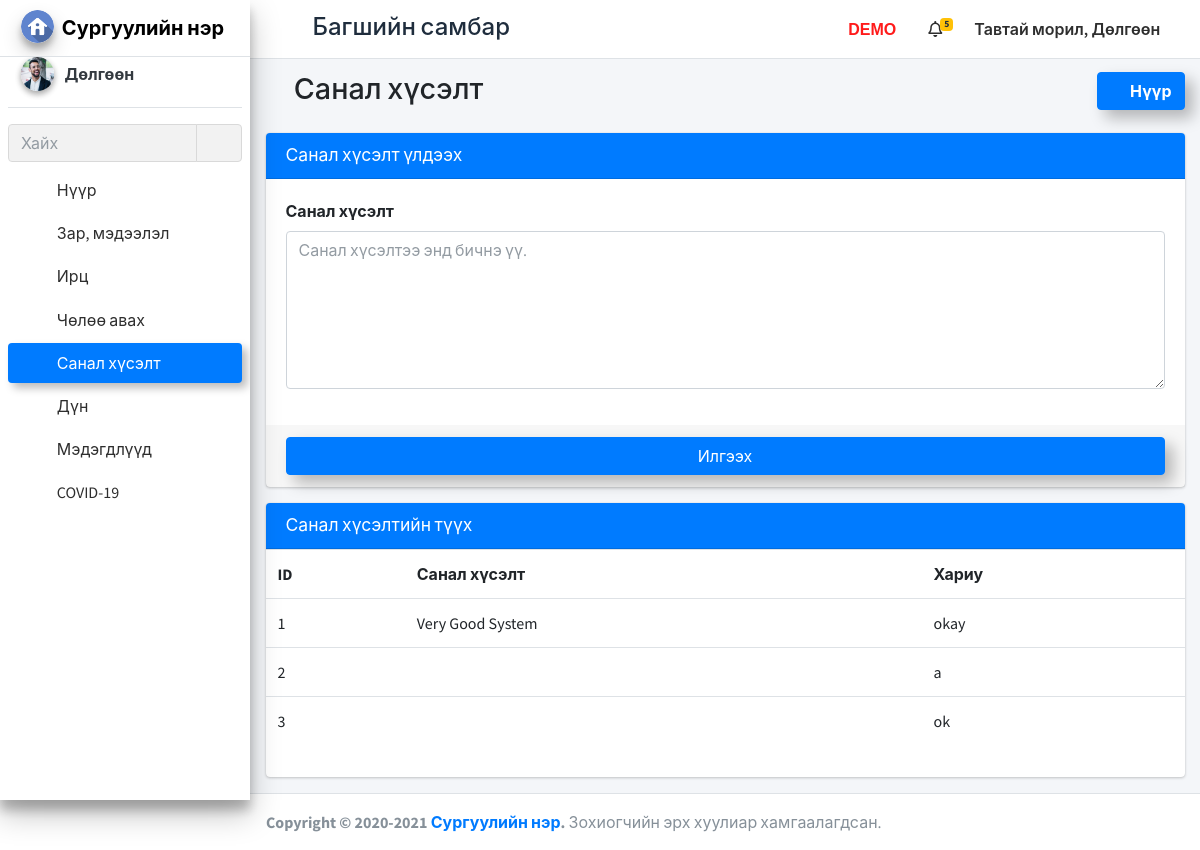
Page /staff_feedback (signed in) on the committed database.
### school_management_app/models.py (models this page shows)
class CustomUser(AbstractUser):
    user_type_data=((1,"HOD"),(2,"Staff"),(3,"Student"),(4,"Parent"))
    user_type=models.CharField(default=1,choices=user_type_data,max_length=10)

class Staffs(models.Model):
    id=models.AutoField(primary_key=True)
    admin=models.OneToOneField(CustomUser,on_delete=models.CASCADE)
    address=models.TextField()
    created_at=models.DateTimeField(auto_now_add=True)
    updated_at=models.DateTimeField(auto_now_add=True)
    profile_pic=models.FileField(default="")
    fcm_token=models.TextField(default="")
    objects=models.Manager()

class FeedBackStaffs(models.Model):
    id = models.AutoField(primary_key=True)
    staff_id = models.ForeignKey(Staffs, on_delete=models.CASCADE)
    feedback = models.TextField()
    feedback_reply=models.TextField()
    created_at = models.DateTimeField(auto_now_add=True)
    updated_at = models.DateTimeField(auto_now_add=True)
    objects = models.Manager()

### school_management_app/StaffViews.py (the view)
# urls.py: path('staff_feedback', StaffViews.staff_feedback, name="staff_feedback"),
def staff_feedback(request):
    staff_id=Staffs.objects.get(admin=request.user.id)
    feedback_data=FeedBackStaffs.objects.filter(staff_id=staff_id)
    user=CustomUser.objects.get(id=request.user.id)
    staff_pro=Staffs.objects.get(admin=user)
    staff=Staffs.objects.get(admin=request.user.id)
    notifications=NotificationStaffs.objects.filter(staff_id=staff.id)
    return render(request,"staff_template/staff_feedback.html",{"notifications":notifications,"feedback_data":feedback_data,"staff_pro":staff_pro})

### school_management_app/templates/staff_template/staff_feedback.html (shortened to what this page needs)
{% extends 'staff_template/base_template.html' %}
{% block page_title %}
<i class="nav-icon fas fa-comments"></i> Санал хүсэлт
{% endblock page_title %}
{% block main_content %}
<section class="content">
  <div class="container-fluid">
    <div class="row">
      <div class="col-md-12">
        <div class="card card-primary">
          <div class="card-header">
            <h3 class="card-title">Санал хүсэлт үлдээх</h3>
          </div>
          <form action="{% url 'staff_feedback_save' %}" method="post">
            <div class="card-body">
              <div class="form-group">
                <label>Санал хүсэлт</label>
                <textarea required class="form-control" rows="6" name="feedback_msg" placeholder="Санал хүсэлтээ энд бичнэ үү."></textarea>
              </div>
            </div>
            <div class="card-footer">
              <button type="submit" class="btn btn-primary btn-block shadow-custom" id="fetch_student">Илгээх</button>
            </div>
          </form>
        </div>
        <div class="card card-primary">
          <div class="card-header">
            <h3 class="card-title">Санал хүсэлтийн түүх</h3>
          </div>
          <div class="table">
            <table class="table">
              <tr>
                <th>ID</th>
                <th>Санал хүсэлт</th>
                <th>Хариу</th>
              </tr>
              {% for row in feedback_data %}
              <tr>
                <td>{{ row.id }}</td>
                <td>{{ row.feedback }}</td>
                <td>{{ row.feedback_reply }}</td>
              </tr>
              {% endfor %}
            </table>
          </div>
        </div>
      </div>
    </div>
  </div>
</section>
{% endblock main_content %}

### school_management_app/templates/staff_template/base_template.html (shortened to what this page needs)
{% load static %}
{% load humanize %}
<!DOCTYPE html>
<html>
<head>
  <link rel="stylesheet" href="{% static "plugins/fontawesome-free/css/all.min.css" %}">
  <link rel="stylesheet" href="https://code.ionicframework.com/ionicons/2.0.1/css/ionicons.min.css">
  <link rel="stylesheet" href="{% static "plugins/tempusdominus-bootstrap-4/css/tempusdominus-bootstrap-4.min.css" %}">
  <link rel="stylesheet" href="{% static "plugins/icheck-bootstrap/icheck-bootstrap.min.css" %}">
  <link rel="stylesheet" href="{% static "plugins/jqvmap/jqvmap.min.css" %}">
  <link rel="stylesheet" href="{% static "dist/css/adminlte.min.css" %}">
  <link rel="stylesheet" href="{% static "plugins/overlayScrollbars/css/OverlayScrollbars.min.css" %}">
  <link rel="stylesheet" href="{% static "plugins/daterangepicker/daterangepicker.css" %}">
  <link rel="stylesheet" href="{% static "plugins/summernote/summernote-bs4.css" %}">
  <link rel="stylesheet" href="{% static "custom/css/style.css" %}">
</head>
<body class="hold-transition sidebar-mini layout-fixed layout-navbar-fixed">
  <div class="wrapper">
    <nav class="main-header navbar navbar-expand navbar-white navbar-light">
      <ul class="navbar-nav">
        <li class="nav-item">
          <a class="nav-link" data-widget="pushmenu" href="#"><i class="fas fa-bars"></i></a>
        </li>
      </ul>
      <h4 class="title-c1" style="margin-left: 10px;margin-top: 5px;">
        <span class="desktop">Багшийн самбар</span>
      </h4>
      <ul class="navbar-nav ml-auto">
        <li class="nav-item d-flex">
          <a class="nav-link">
            <span class="desktop-demo">DEMO</span>
        </li>
        <li class="nav-item dropdown">
          <a class="nav-link" data-toggle="dropdown" href="#">
            <i class="far fa-bell"></i>
            {% if notifications.count == 0 %}
            <span class="badge badge-warning navbar-badge"></span>
            {% else %}
            <span class="badge badge-warning navbar-badge font-weight-bold">{{notifications.count}}</span>
            {% endif %}
          </a>
        </li>
        <li class="nav-item d-flex">
          <a class="nav-link title-c2" style="white-space: nowrap; cursor: pointer;" data-toggle="dropdown" aria-haspopup="true" aria-expanded="false">
            <span class="hidden">Тавтай морил, </span>{{ user.last_name }}
            <i class="fas fa-angle-down"></i>
          </a>
        </li>
      </ul>
    </nav>
    {% include 'staff_template/sidebar_template.html' with user=user id=id %}
    <div class="content-wrapper">
      <div class="content-header">
        <div class="container-fluid">
          <div class="row mb-2">
            <div class="col-sm-6">
              <h1 class="m-0">
                {% block page_title %}
                {% endblock page_title %}
              </h1>
            </div>
            <div class="col-sm-6">
              <ol class="breadcrumb float-sm-right">
                <li class="breadcrumb-item"><a class="btn btn-primary shadow-custom font-weight-bold" href="{% url 'staff_home' %}"><i class="nav-icon fas fa-tachometer-alt mr-2"></i>Нүүр</a></li>
              </ol>
            </div>
          </div>
        </div>
      </div>
      {% block main_content %}{% endblock main_content %}
    </div>
    {% include 'staff_template/footer.html' %}
  </div>
</body>
</html>

### school_management_app/templates/staff_template/sidebar_template.html (shortened to what this page needs)
{% load static %}
  <aside class="main-sidebar sidebar-light-primary elevation-4">
    <a href="/staff_home" class="brand-link">
      <img src="{% static "dist/img/home-icon.png" %}" alt="logo" class="brand-image img-circle elevation-3" style="opacity: 1">
      <span class="brand-text font-weight-bold">Сургуулийн нэр</span>
    </a>
    <div class="sidebar">
      <div class="user-panel mt-3 pb-3 mb-3 d-flex">
        <div class="image">
          <img src="{{ staff_pro.profile_pic }}" class="img-circle elevation-2 zoomD" alt="User Image">
        </div>
        <div class="info">
          <a href="{% url 'staff_profile' %}" class="d-block font-weight-bold">
            {{ user.last_name }}
          </a>
        </div>
      </div>
       <div class="form-inline">
        <div class="input-group" data-widget="sidebar-search">
          <input class="form-control form-control-sidebar" type="search" placeholder="Хайх" aria-label="Search">
          <div class="input-group-append">
            <button class="btn btn-sidebar" style="box-shadow: none !important;">
              <i class="fas fa-search fa-fw"></i>
            </button>
          </div>
        </div>
      </div>
      <nav class="mt-2">
        <ul class="nav nav-pills nav-sidebar flex-column nav-child-indent" data-widget="treeview" role="menu" data-accordion="false">
          <li class="nav-item">
            {% url 'staff_home' as staff_home %}
            <a href="{{ staff_home }}" class="nav-link {% if request.path == staff_home %} active {% endif %}">
              <i class="nav-icon fas fa-tachometer-alt"></i>
              <p>
                Нүүр
              </p>
            </a>
          </li>
          <li class="nav-item">
            {% url 'staff_news' as staff_news %}
            <a href="{{ staff_news }}" class="nav-link {% if request.path == staff_news %} active {% endif %}">
              <i class="nav-icon fas fa-newspaper"></i>
              <p>
                Зар, мэдээлэл
              </p>
            </a>
          </li>
          <li class="nav-item">
            {% url 'staff_take_attendance' as staff_take_attendance %}
            {% url 'staff_update_attendance' as staff_update_attendance %}
            <a href="#" class="nav-link {% if request.path == staff_take_attendance %} active {% elif request.path == staff_update_attendance %} active {% endif %}">
              <i class="nav-icon fas fa-user-check"></i>
              <p>
                Ирц
                <i class="right fas fa-angle-left"></i>
              </p>
            </a>
          </li>
          <li class="nav-item">
            {% url 'staff_apply_leave' as staff_apply_leave %}
            <a href="{{ staff_apply_leave }}" class="nav-link {% if request.path == staff_apply_leave %} active {% endif %}">
              <i class="nav-icon fas fa-sign-out-alt"></i>
              <p>
                Чөлөө авах
              </p>
            </a>
          </li>
          <li class="nav-item">
            {% url 'staff_feedback' as staff_feedback %}
            <a href="{{ staff_feedback }}" class="nav-link {% if request.path == staff_feedback %} active {% endif %}">
              <i class="nav-icon fas fa-comments"></i>
              <p>
                Санал хүсэлт
              </p>
            </a>
          </li>
          <li class="nav-item">
            {% url 'staff_add_result' as staff_add_result %}
            {% url 'edit_student_result' as edit_student_result %}
            <a href="#" class="nav-link {% if request.path == staff_add_result %} active {% elif request.path == edit_student_result %} active {% endif %}">
              <i class="nav-icon fas fa-graduation-cap"></i>
              <p>
                Дүн
                <i class="right fas fa-angle-left"></i>
              </p>
            </a>
          </li>
            {% url 'start_live_classroom' as start_live_classroom %}
           <li class="nav-item">
            {% url 'staff_all_notification' as staff_all_notification %}
            <a href="{{ staff_all_notification }}" class="nav-link {% if request.path == staff_all_notification %} active {% endif %}">
              <i class="nav-icon fas fa-bell"></i>
              <p>
                Мэдэгдлүүд
              </p>
            </a>
          </li>
          <li class="nav-item">
            {% url 'tcovid19' as tcovid19 %}
            <a href="{% url 'tcovid19' %}"
              class="nav-link {% if request.path == tcovid19 %} active {% endif %}">
              <i class="nav-icon fas fa-virus"></i>
              <p>
                COVID-19
              </p>
            </a>
          </li>
        </ul>
      </nav>
    </div>
  </aside>

### school_management_app/static/custom/css/style.css (style rules this page uses)
.shadow-custom { box-shadow: 8px 8px 15px rgba(0, 0, 0, 0.267) !important; }
.breadcrumb-item { margin-top: 10px; display: none; }
@media screen and (min-width: 992px) { .breadcrumb-item { margin-top: 0px; display: inline-block; } }
.btn { box-shadow: 8px 8px 15px rgba(0, 0, 0, 0.267) !important; }

### school_management_app/templates/staff_template/base_template.html (style rules this page uses)
.title-c1 { font-size: 20px; }
.desktop { font-size: 0px; }
.desktop-demo { font-size: 0px; }
.title-c2 { font-size: 15px; }
.hidden { font-size: 0; }
@media screen and (min-width: 992px) { .title-c1 { font-size: 24px; } }
@media screen and (min-width: 992px) { .desktop { font-size: 24px; } }
@media screen and (min-width: 992px) { .desktop-demo { font-size: 1rem; color: #ff1b1b; font-weight: 700; font-family: sans-serif; } }
@media screen and (min-width: 992px) { .title-c2 { font-size: 16px; font-weight: 600; } }
@media screen and (min-width: 992px) { .hidden { font-size: 16px; } }

### school_management_app/templates/staff_template/sidebar_template.html (style rules this page uses)
.zoomD { cursor: zoom-in; }
.nav-link.active { box-shadow: 5px 5px 8px rgba(0, 0, 0, 0.267) !important; color: rgb(255, 255, 255) !important; }
.nav-link { color: rgb(46, 46, 46) !important; }

### rows in the picture
CustomUser: last_name "Дөлгөөн"
Staffs: profile_pic (placeholder picture)
FeedBackStaffs: id "1", feedback "Very Good System", feedback_reply "okay"
FeedBackStaffs: id "2", feedback_reply "a"
FeedBackStaffs: id "3", feedback_reply "ok"

### other values in the picture
{{ notifications.count }} "5"
